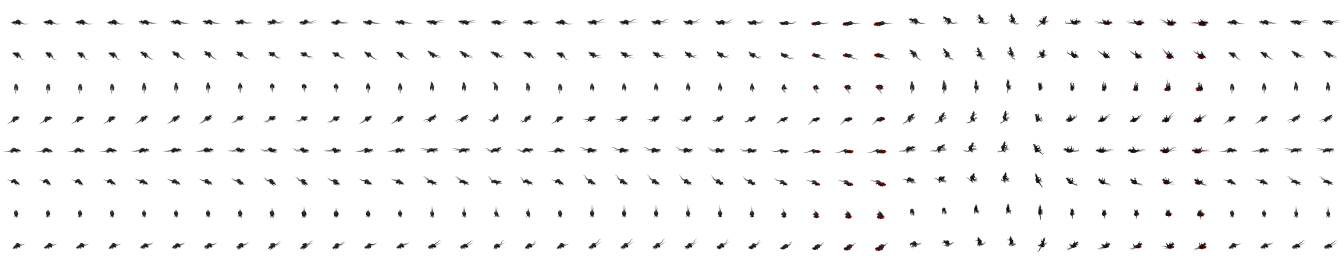
#> input picture assets/Enemies/rat.png, 5376 x 1024 px, given in place of wood wall 1.png, which was not available (shown at 1/4 size); the run also reads 1 picture not shown here
$ python textures.py ../../assets/Enemies ../../assets/Enemies/rat_black.png
#> lines starting #> are read from the running program, lines starting #| are printed output that depends on the picture; pictures that were not available may be replaced by others from this repository, and a replacement may not be noted
# ============================================================
#  textures.py — Texturas do mapa + atlas de efeitos (Python + Pillow)
# ------------------------------------------------------------
#  Uso: python textures.py <raw_dir> <out_dir>
#
#  1) Camadas do mapa: cada textura vira 512x512 (JPG). O jogo as
#     empilha numa TEXTURE ARRAY (uma camada por material), então
#     todas precisam ter o mesmo tamanho.
#  2) Normal maps: usa o normal map original quando existe; senão,
#     gera um a partir da luminância (altura aproximada) com Sobel.
#  3) fx_atlas.png: sprites procedurais (clarão do tiro, faísca,
#     fumaça, sangue, marcas de bala, chama) + faixas de raio.
# ============================================================
import sys, os, math
import numpy as np
from PIL import Image, ImageFilter

RAW, OUT = sys.argv[1], sys.argv[2]
os.makedirs(OUT, exist_ok=True)
SIZE = 512

W = lambda n: os.path.join(RAW, 'wests', n)
T = lambda n: os.path.join(RAW, 'tileset', 'textures', n)

# nome da camada → (albedo, normal original ou None, recorte opcional)
LAYERS = [
    ('camp_wall',   W('wood wall 1.png'), None, 'top'),
    ('camp_floor',  W('wood floor 2.png'), None, None),
    ('camp_ceil',   W('planks.png'), None, None),
    ('sewer_wall',  W('stone wall 1.png'), None, None),
    ('sewer_floor', W('paving 2.png'), None, None),
    ('sewer_ceil',  W('stone 2.png'), None, None),
    ('water',       T('Water.png'), T('Water_nor.png'), None),
    ('cata_wall',   W('stone wall 6.png'), None, None),
    ('cata_wall2',  W('stone wall 7.png'), None, None),
    ('cata_floor',  T('ClaimedE.png'), T('Claimed_nor2.png'), None),
    ('cata_ceil',   W('stone 1.png'), None, None),
    ('mine_wall',   T('Rock_col.png'), T('Rock_nor.png'), None),
    ('mine_floor',  T('Dirt_darkE.png'), T('Dirt_dark_nor3.png'), None),
    ('gold',        T('Gold_smallerdetails.png'), T('Gold_nor6.png'), None),
    ('mine_ceil',   W('rock 6.png'), None, None),
    ('forge_wall',  T('Claimedwall2C.png'), T('Claimedwall2_nor3.png'), None),
    ('forge_floor', W('stone wall 10.png'), None, None),
    ('lava',        T('Lava5B6.png'), T('Lava_nor.png'), None),
    ('forge_ceil',  W('rock 2.png'), None, None),
    ('door',        W('planks.png'), None, 'rot90'),
    ('crate',       W('wood floor 1.png'), None, None),
    ('metal',       W('paneling.png'), None, None),
    ('tile',        W('paving 6.png'), None, None),
    ('cata_wall3',  W('stone wall 9.png'), None, None),
]


def load_rgb(path, crop=None):
#> called with crop = 'top'
    im = Image.open(path).convert('RGB')
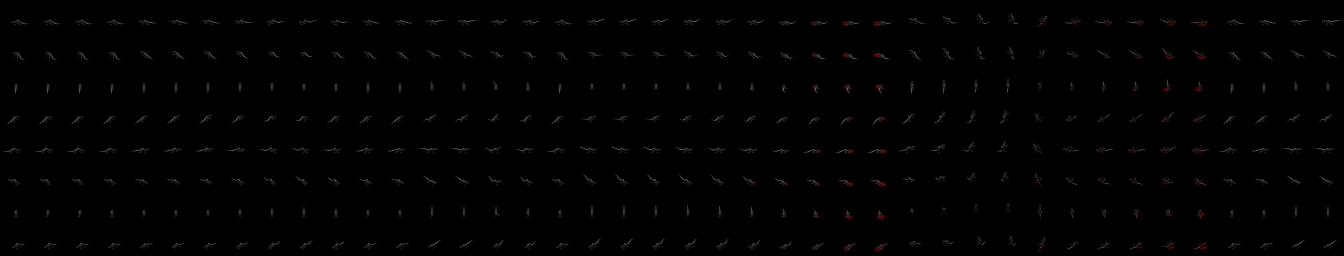
#> im: PIL image 5376x1024 RGB (shown at 1/4 size); mean R, G, B 1.5, 1.2, 1.1
    w, h = im.size
#> w = 5376; h = 1024
    if crop == 'top':
        im = im.crop((0, 0, w, min(w, h)))
    elif crop == 'bottom':
        im = im.crop((0, h - min(w, h), w, h))
    elif crop == 'rot90':
        im = im.rotate(90, expand=True)
    elif w != h:  # recorte central quadrado
        s = min(w, h)
        im = im.crop(((w - s) // 2, (h - s) // 2, (w - s) // 2 + s, (h - s) // 2 + s))
    return im.resize((SIZE, SIZE), Image.LANCZOS)


def make_seamless(im):
    """Mistura as bordas (tile) para diminuir a costura na repetição."""
    a = np.asarray(im).astype(np.float32)
    b = np.roll(np.roll(a, SIZE // 2, 0), SIZE // 2, 1)
    y = np.abs(np.linspace(-1, 1, SIZE))
    m = np.clip((np.maximum(y[:, None], y[None, :]) - 0.8) / 0.2, 0, 1)[..., None]
    return Image.fromarray(np.clip(a * (1 - m) + b * m, 0, 255).astype(np.uint8))


def normal_from_albedo(im, strength=2.2):
#> called with strength = 2.2
    g = np.asarray(im.convert('L').filter(ImageFilter.GaussianBlur(1.2))).astype(np.float32) / 255.0
    dx = (np.roll(g, -1, 1) - np.roll(g, 1, 1)) * 0.5
    dy = (np.roll(g, -1, 0) - np.roll(g, 1, 0)) * 0.5
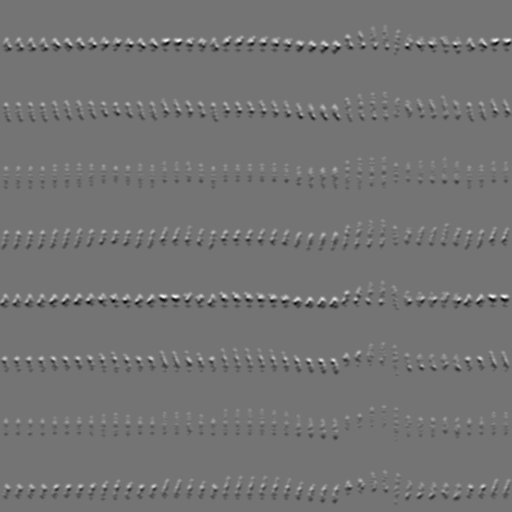
#> dy: shape (512, 512) float32; min -0.051, max 0.0608, mean 3.64e-12; drawn with min black and max white
    nx, ny, nz = -dx * strength * 8, -dy * strength * 8, np.ones_like(g)
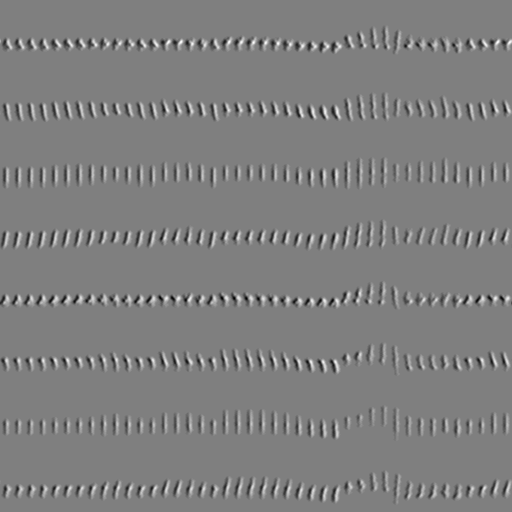
#> nx: shape (512, 512) float32; min -0.932, max 0.932, mean -4.7e-12; drawn with min black and max white
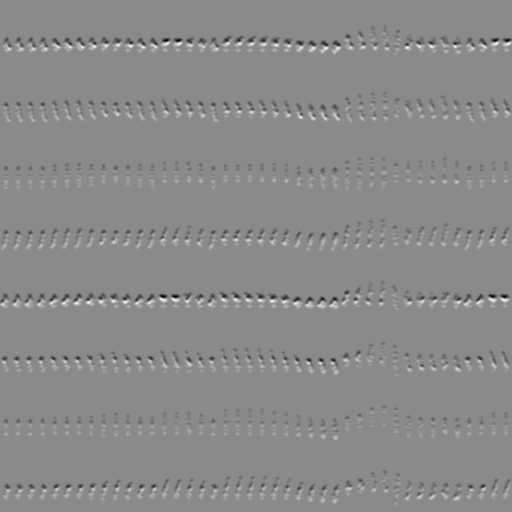
#> ny: shape (512, 512) float32; min -1.07, max 0.897, mean -1.16e-10; drawn with min black and max white
#> nz: shape (512, 512) float32; every value is 1
    l = np.sqrt(nx * nx + ny * ny + nz * nz)
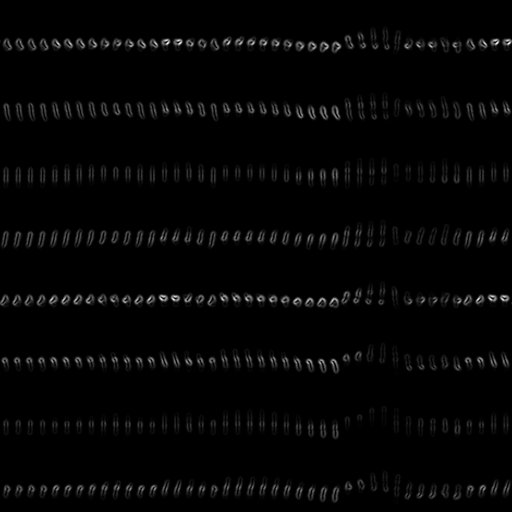
#> l: shape (512, 512) float32; min 1, max 1.54, mean 1.01; drawn with min black and max white
    n = np.stack([nx / l, ny / l, nz / l], -1)
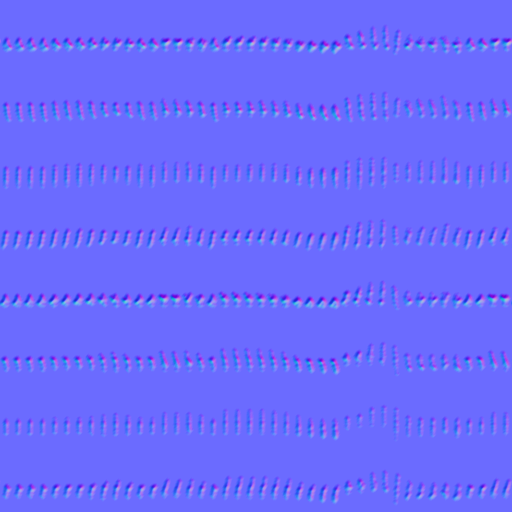
#> n: shape (512, 512, 3) float32; mean of channels 0, 1, 2 -5.02e-06, 0.000125, 0.991; drawn with min black and max white
    return Image.fromarray(((n * 0.5 + 0.5) * 255).astype(np.uint8))
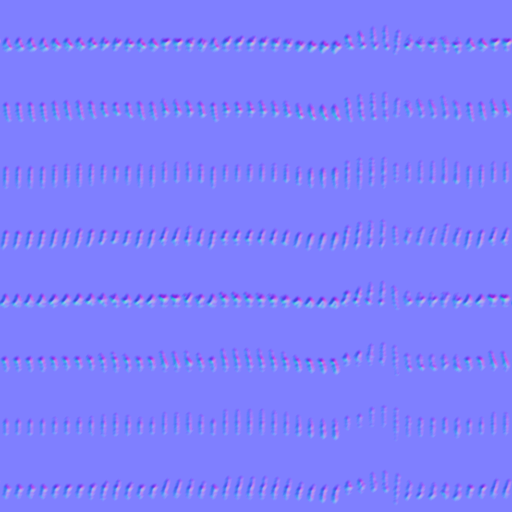
#> returned value: PIL image 512x512 RGB; mean R, G, B 127, 127, 253.7


for name, alb, nor, crop in LAYERS:
#> (the run stopped early here; a loop or call above may not have finished)
